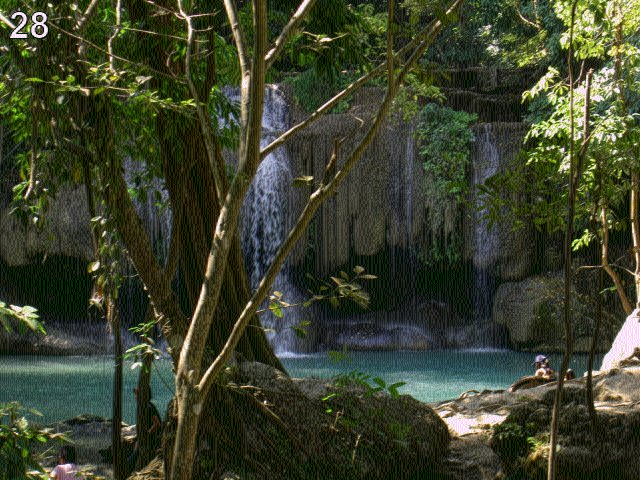
#> input picture assets/bell.png, 640 x 480 px
$ python level28.py
#> lines starting #> are read from the running program, lines starting #| are printed output that depends on the picture
import cv2
import numpy as np

img = cv2.imread("assets/bell.png")
#> img is the input picture: shape (480, 640, 3); mean B, G, R 44, 65.1, 59.1
height, width, _ = img.shape
#> height = 480; width = 640
b, g, r = cv2.split(img)
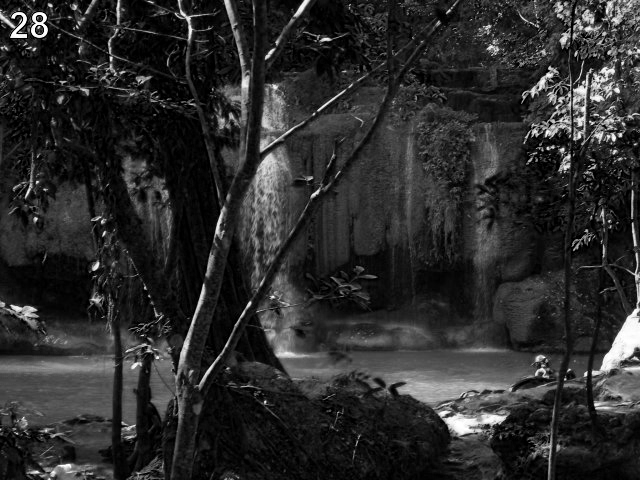
#> b: shape (480, 640); min 0, max 255, mean 44
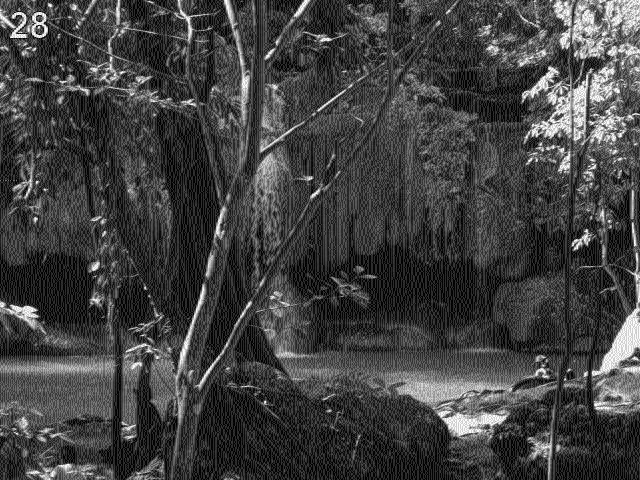
#> g: shape (480, 640); min 0, max 255, mean 65.1
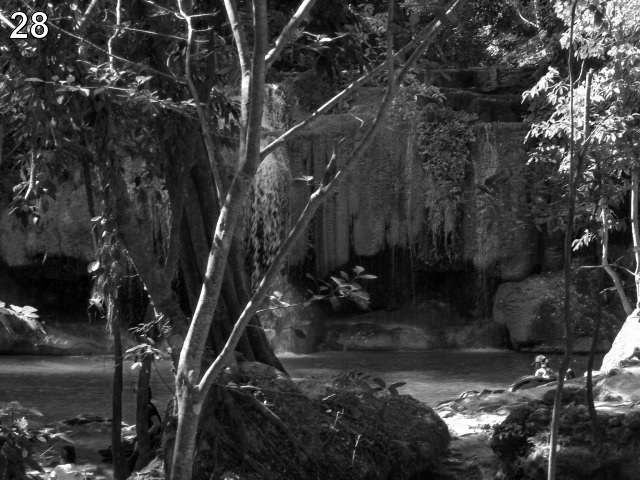
#> r: shape (480, 640); min 0, max 255, mean 59.1
g1 = np.reshape(g, (1, -1))[0].astype(np.int8)
g2= g1[0::2] - g1[1::2]
l = []
for i in g2:
    if i != 42 and i != -42:
        l.append(i)
#> this loop made 153600 passes
#> i on passes 1 to 3: -42, -42, 42
#> after the loop, l = [119, -104, -111, 100, 117, 110, -110, 105, 116, -40, 41, -46, -115, 112, -108, 105, 116, 40, 41, 91, 48, -93, 32, -63]
# print("".join(l))
print("".join(chr(abs(j)) for j in l))
#| whodunnit().split()[0] ?
